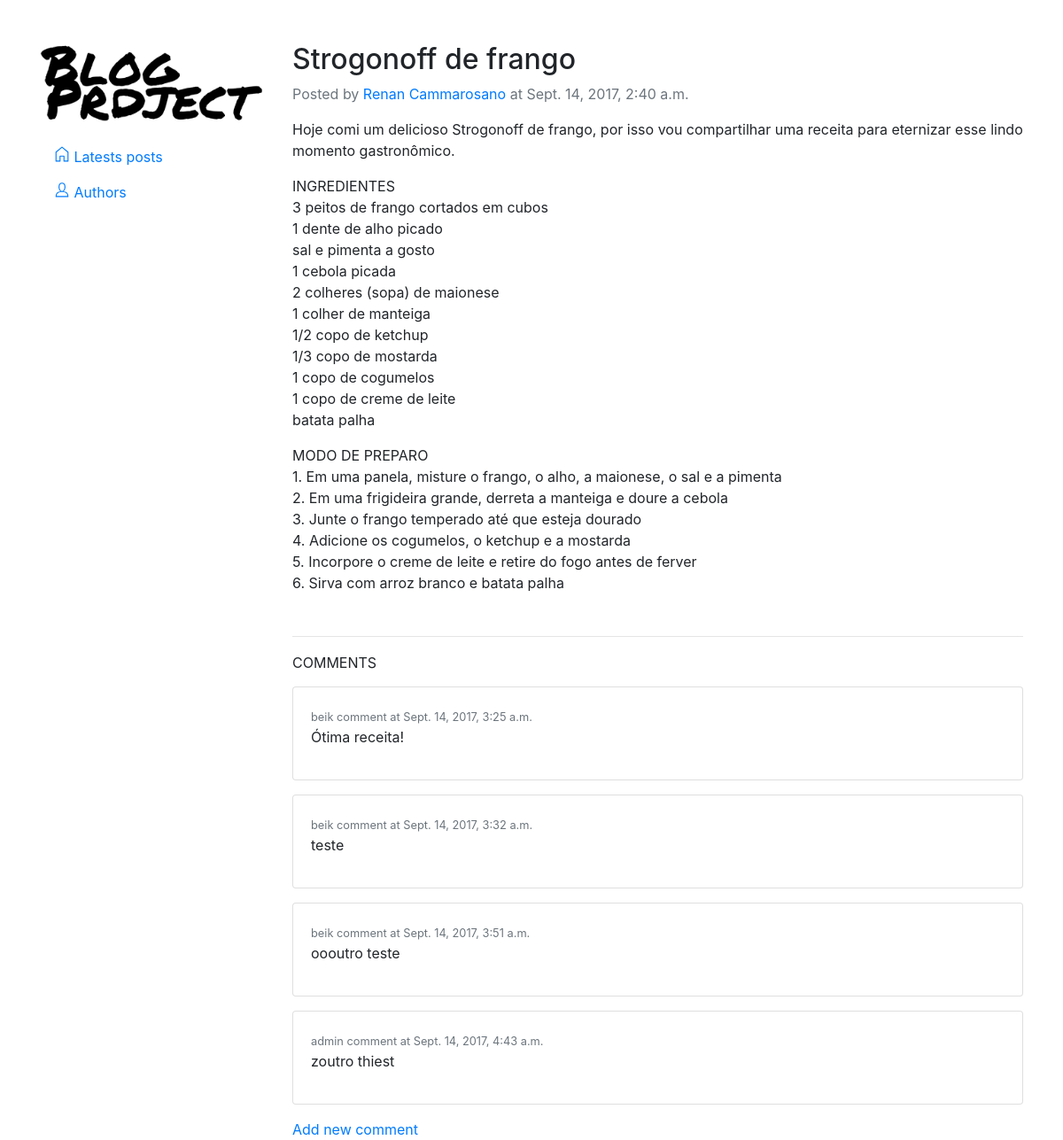
The page /blog/post/8 on the database its author committed.
### blog/models.py (models this page shows, shortened)
class Post(models.Model):
    title = models.CharField(max_length=200)
    content = models.TextField(max_length=4000, )
    published_at = models.DateTimeField()
    author = models.ForeignKey(Author, on_delete=models.SET_NULL, null=True, blank=True)
    class Meta:
        ordering = ['-published_at']
    def __str__(self):
        return self.title

class Author(models.Model):
    user = models.OneToOneField(User, on_delete=models.CASCADE)
    bio = models.TextField(max_length=500, blank=True, null=True)
    class Meta:
        ordering = ['user']
    def __str__(self):
        return self.get_full_name()
    def get_absolute_url(self):
        return reverse('author_detail', args=[str(self.id)])
    def get_full_name(self):
        return '%s %s' % (self.user.first_name, self.user.last_name)

class Comment(models.Model):
    content = models.TextField(max_length=500, verbose_name='Comment')
    published_at = models.DateTimeField(auto_now=True)
    post = models.ForeignKey(Post, on_delete=models.CASCADE)
    author = models.ForeignKey(User, on_delete=models.CASCADE)
    class Meta:
        ordering = ['published_at']

### blog/views.py (the view)
# urls.py: url(r'^post/(?P<pk>\d+)$', views.PostDetailView.as_view(), name='post_detail'),
class PostDetailView(DetailView):
    model = Post

### blog/templates/blog/post_detail.html
{% extends "base.html" %}
{% block content %}
    <h2>{{ post }}</h2>
    <p class="text-secondary">Posted by <a href="{{ post.author.get_absolute_url }}">{{ post.author }}</a> at {{ post.published_at }}</p>
    <p>{{ post.content|linebreaks }}</p>
    <hr class="mt-5">
    <h5 class="mb-3"><small>COMMENTS</small></h5>
    {% for comment in post.comment_set.all %}
        <div class="card mb-3">
        <div class="card-body">
        <p class="text-secondary m-0"><small>{{ comment.author }} comment at {{ comment.published_at }}</small></p>
        <p>{{ comment.content }}</p>
        </div>
        </div>
    {% endfor %}
    <a href="{% url 'create-comment' post.id %}">Add new comment</a>
{% endblock %}

### rows shown on the page
Post: title "Strogonoff de frango", author "Renan Cammarosano", published_at "Sept. 14, 2017, 2:40 a.m.", content "Hoje comi um delicioso Strogonoff de frango, por isso vou compartilhar uma receita para eternizar esse lindo momento gastronômico. INGREDIENTES 3 peitos de frango cortados em cubos 1 dente de alho picado sal e pimenta a gosto 1 cebola picada 2 colheres (sopa) de maionese 1 colher de manteiga 1/2 copo de ketchup 1/3 copo de mostarda 1 copo de cogumelos 1 copo de creme de leite batata palha MODO DE PREPARO 1. Em uma panela, misture o frango, o alho, a maionese, o sal e a pimenta 2. Em uma frigideira grande, derreta a manteiga e doure a cebola 3. Junte o frango temperado até que esteja dourado 4. Adicione os cogumelos, o ketchup e a mostarda 5. Incorpore o creme de leite e retire do fogo antes…"
Comment: author "beik", published_at "Sept. 14, 2017, 3:25 a.m.", content "Ótima receita!"
Comment: author "beik", published_at "Sept. 14, 2017, 3:32 a.m.", content "teste"
Comment: author "beik", published_at "Sept. 14, 2017, 3:51 a.m.", content "oooutro teste"
Comment: author "admin", published_at "Sept. 14, 2017, 4:43 a.m.", content "zoutro thiest"
